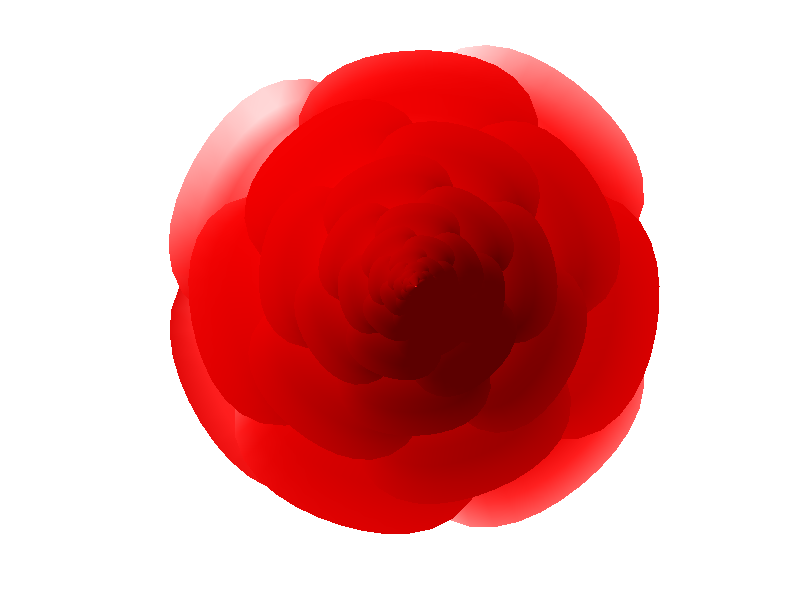

Here is the MATLAB script that generated this plot: (Note: this script raises an error after producing the figure.)
fprintf('load path...\n');
if ~isequal('D:\Codes\MatlabFiles\Blocks',pwd)
    cd('D:\Codes\MatlabFiles\Blocks');
end
fprintf('%s\n',pwd)
%% 
%{
    Reference:https://www.zhihu.com/question/27780598/answer/68285791
%}
[x,t] = meshgrid(0:0.1:1,-1:.03:30);
p = (pi/2)*exp(-t/8);
u = 1-(1-mod(3.6*t,2)).^4/2;
y = 2*(x.^2-x).^2.*sin(p);
r = u.*(x.*sin(p)+y.*cos(p));
figure('color','w'),view(70,70),axis image off
surface(r.*cos(t*pi),r.*sin(t*pi),...
    u.*(x.*cos(p)-y.*sin(p)),'EdgeColor','none','FaceColor','r')
light('style','local','pos',[1 -1 3]),lighting gouraud
    
%%
%{
    Reference:https://www.zhihu.com/question/27780598/answer/601911383
%}
% no usb webcams
camera = webcam; % Connect to the camera
nnet = alexnet; % Load the neural net
while true
    picture = camera.snapshot;             % Take a picture
    picture = imresize(picture,[227 227]); % Resize the picture for alexnet
    label = classify(nnet,picture);        % Classify the picture
    image(picture);      % Show the picture
    title(char(label));  % Show the label
    drawnow;
end